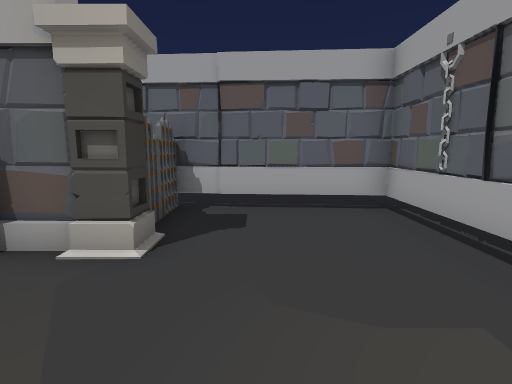
View 1 (above)

14 first-person views from a walk through a scene from a Unity 3-D project. The camera is 1.3 m above the floor, tilts 8° down and sees 80° across. The floor is counted in squares, 1 m on a side. Each view is taken from the middle of a square. On the plan, view 1 faces up. The plan holds only what a view shows up to about 14 squares ahead; the rest is blank. The player is left out.

View 2
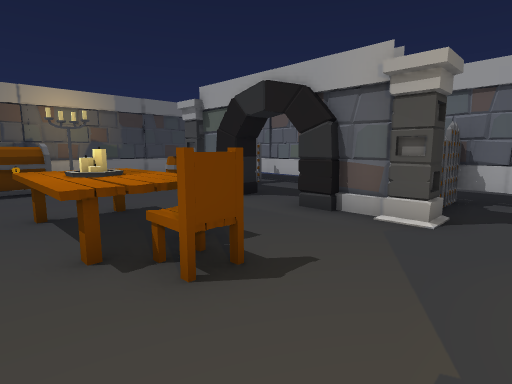

View 3
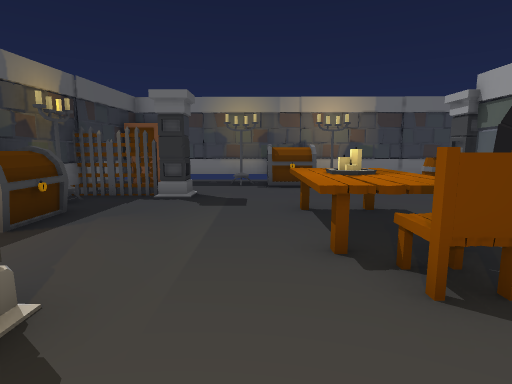

View 4
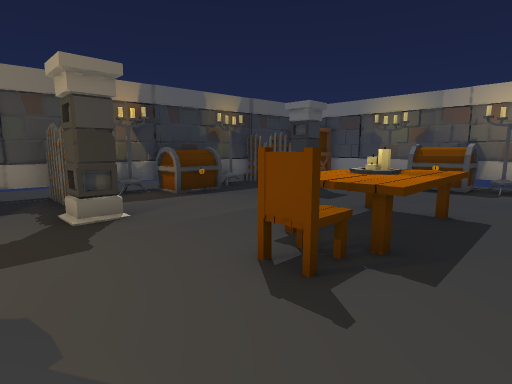

View 5
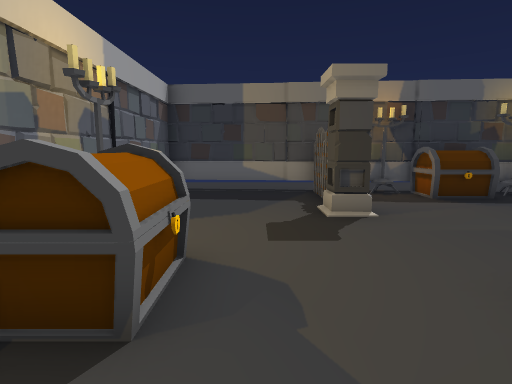

View 6
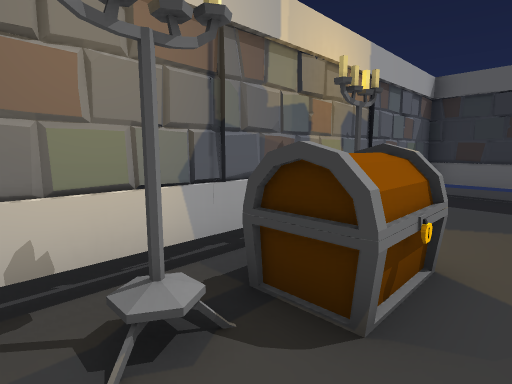

View 7
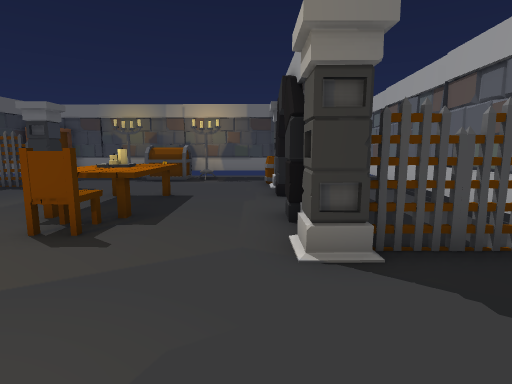

View 8
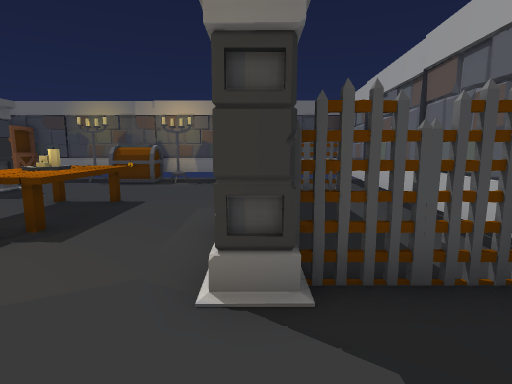

View 9
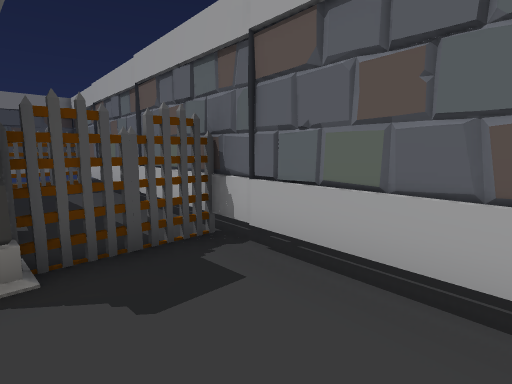

View 10
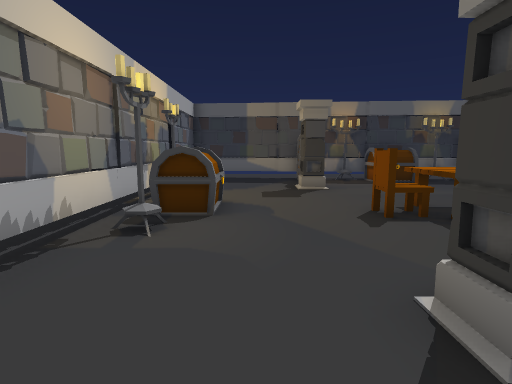

View 11
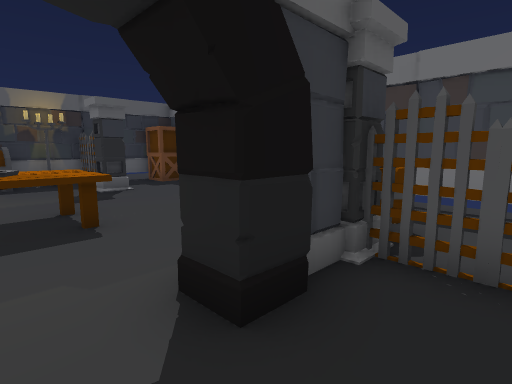

View 12
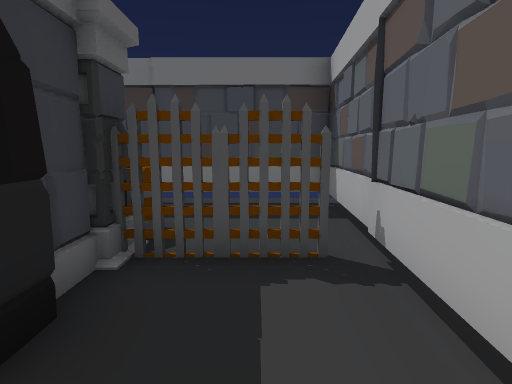

View 13
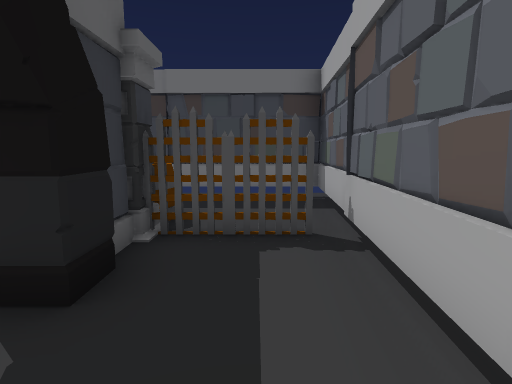

View 14
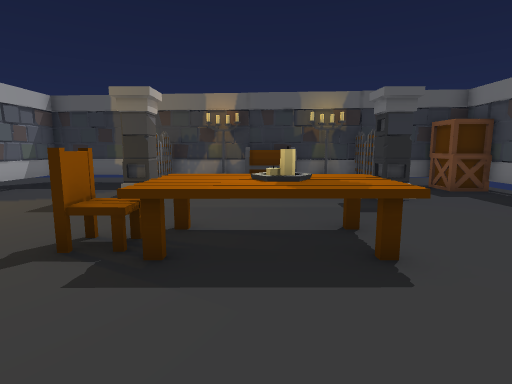

### Floor plan
Key: @ floor where view 1 was taken; # wall or solid block; x gap in a wall; . floor; ^ raised ledge; T thing the floor can be seen under or through; P pillar; B barrel; A table; C candle; H chair; R crate; O other object.
Columns run from 12 left of view 1 to 3 right of it. Each row starts with its distance up from view 1.
  8 ###### ........
  7 #..TT###TTTTTTT#
  6 #..T......T....#
  5 #..T......T....#
  4 #.BP#OO.O#P....#
  3 #.B............#
  2 #..............#
  1 #O...AAAA.....O#
  0 #^...ACCAH..@^^#
 -1 # ...ACCA....^ #
 -2 #.............##
 -3 #O............O#
 -4 #..PP.....P....#
 -5 #..P......x....#
 -6 RR.#..^^..#....#
 -7  ####O# O.#....#
 -8  ....  #########

Positions as (right, up) in squares from view 1, and headings:
1: (0, 0), facing up
2: (0, -2), facing up-left
3: (0, -2), facing left
4: (0, 2), facing down-left
5: (0, 2), facing down
6: (0, 2), facing down-right
7: (2, 3), facing left
8: (1, 4), facing left
9: (2, 4), facing up-left
10: (0, 6), facing down
11: (-5, 6), facing down-left
12: (-5, 6), facing left
13: (-4, 6), facing left
14: (-5, 4), facing down
